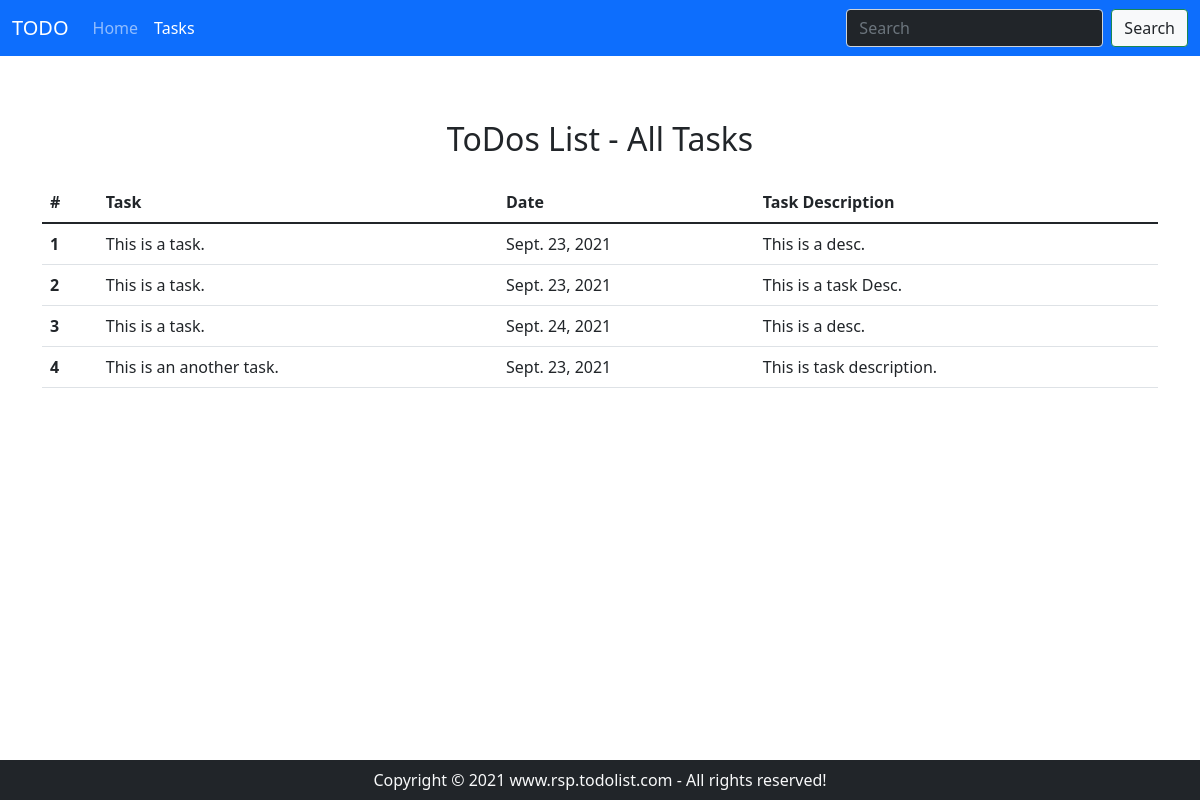
The app's page /task, older data.
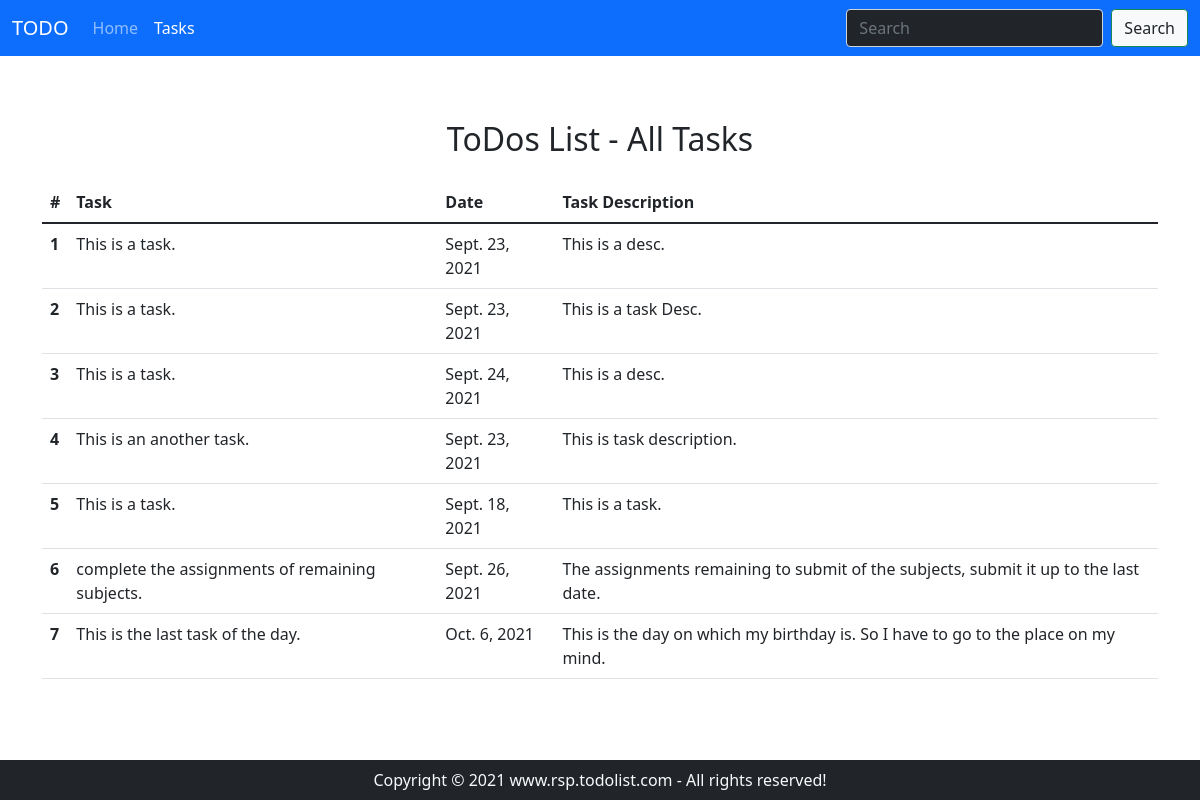
The same page, newer data.
### home/models.py (models this page shows, shortened)
class Task(models.Model):
    task_name = models.CharField(max_length=30)
    date = models.DateField()
    desc = models.TextField()

### home/views.py (the view)
# urls.py: path('task', views.task, name='task')
def task(request):
    allTasks = Task.objects.all()
    context = {'tasks': allTasks}
    return render(request, "task.html", context)

### templates/task.html (shortened to what this page needs)
<!doctype html>
<html lang="en">
<head>
    <link href="https://cdn.jsdelivr.net/npm/bootstrap@5.1.1/dist/css/bootstrap.min.css" rel="stylesheet"
>
</head>
<body>
    <nav class="navbar navbar-dark bg-primary navbar-expand-lg">
        <div class="container-fluid">
            <a class="navbar-brand" href="/">TODO</a>
            <div class="collapse navbar-collapse" id="navbarSupportedContent">
                <ul class="navbar-nav me-auto mb-2 mb-lg-0">
                    <li class="nav-item">
                        <a class="nav-link" aria-current="page" href="/">Home</a>
                    </li>
                    <li class="nav-item">
                        <a class="nav-link active" href="/task">Tasks</a>
                    </li>
                </ul>
                <form class="d-flex">
                    <input class="form-control me-2 text-light bg-dark" type="search" placeholder="Search" aria-label="Search">
                    <button class="btn btn-outline-success text-dark bg-light" type="submit">Search</button>
                </form>
            </div>
        </div>
    </nav>
    <div class="container my-5">
      <h2 class="text-center py-3">ToDos List - All Tasks</h2>
        <table class="table">
            <thead>
              <tr>
                <th scope="col">#</th>
                <th scope="col">Task</th>
                <th scope="col">Date</th>
                <th scope="col">Task Description</th>
              </tr>
            </thead>
            <tbody>
              {% for item in tasks %}
              <tr>
                <th scope="row">{{forloop.counter}}</th>
                <td>{{item.task_name}}</td>
                <td>{{item.date}}</td>
                <td>{{item.desc}}</td>
              </tr>
              {% endfor %}
            </tbody>
          </table>
    </div>
    <footer class="text-center text-light bg-dark fixed-bottom py-2">Copyright &copy; 2021 www.rsp.todolist.com - All rights reserved!</footer>
</body>
</html>

Row changes from the older to the newer data that the page shows:
added Task: task_name "This is a task.", date "Sept. 18, 2021", desc "This is a task."
added Task: task_name "complete the assignments of remaining subjects.", date "Sept. 26, 2021", desc "The assignments remaining to submit of the subjects, submit it up to the last date."
added Task: task_name "This is the last task of the day.", date "Oct. 6, 2021", desc "This is the day on which my birthday is. So I have to go to the place on my mind."
